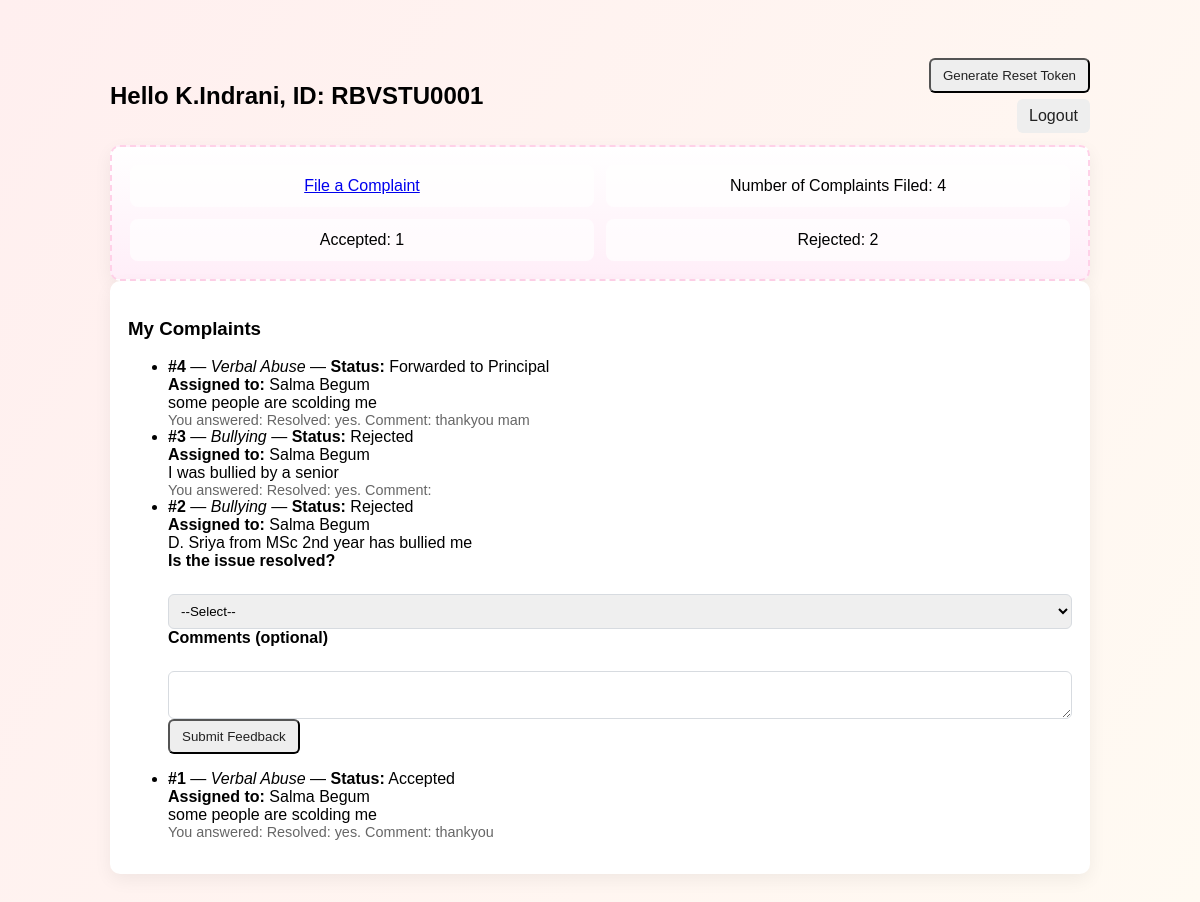
Page /student_dashboard (signed in) on the earlier database version.
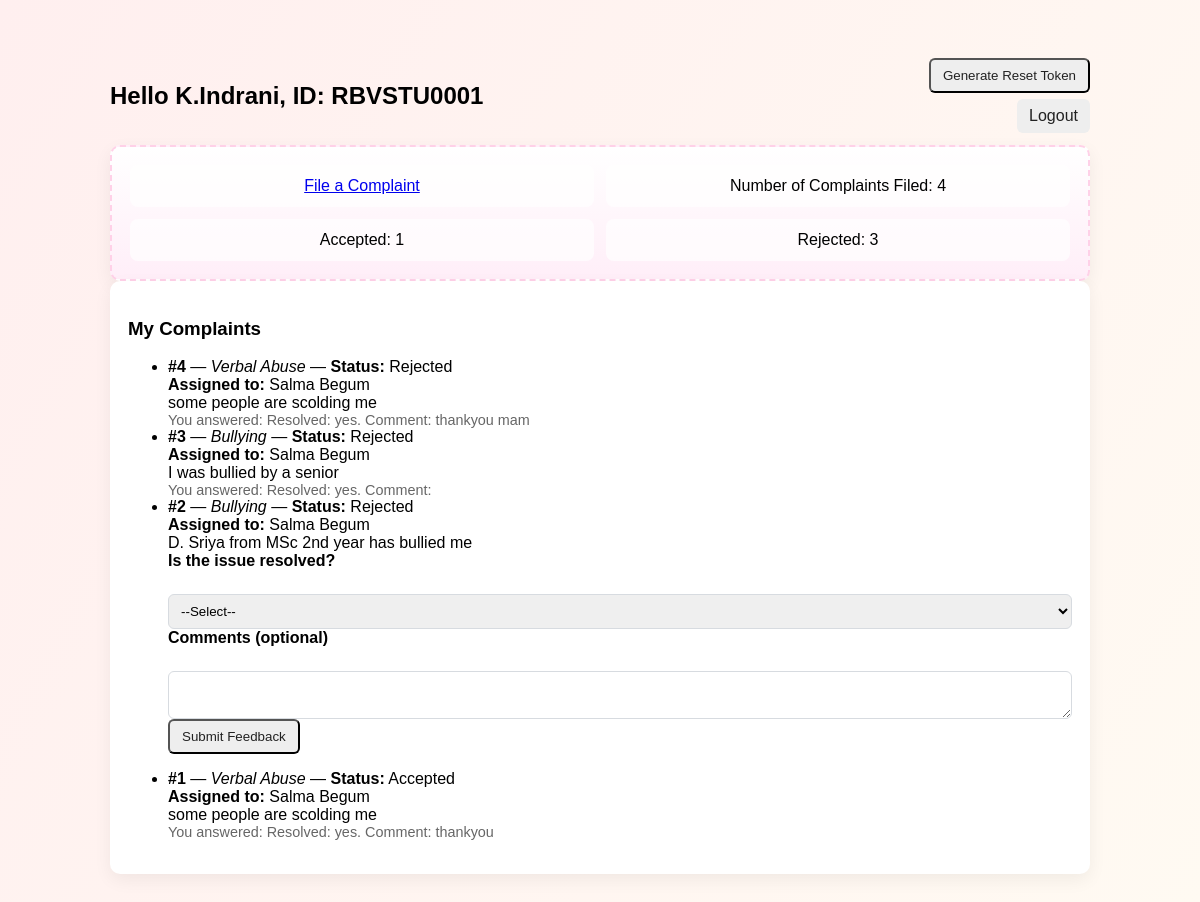
Same page on the later database version.
### tables this page shows
CREATE TABLE complaints (
    id INTEGER PRIMARY KEY AUTOINCREMENT,
    student_id INTEGER NOT NULL,
    teacher_id INTEGER NOT NULL,
    category TEXT,
    description TEXT,
    attachment TEXT,
    status TEXT DEFAULT 'Pending',
    reason TEXT,
    created_at DATETIME DEFAULT CURRENT_TIMESTAMP,
    FOREIGN KEY (student_id) REFERENCES students(id),
    FOREIGN KEY (teacher_id) REFERENCES teachers(id)
);

CREATE TABLE teachers (
    id INTEGER PRIMARY KEY AUTOINCREMENT,
    name TEXT NOT NULL,
    teacher_code TEXT NOT NULL UNIQUE,
    performance_accepted INTEGER DEFAULT 0,
    performance_rejected INTEGER DEFAULT 0,
    created_at DATETIME DEFAULT CURRENT_TIMESTAMP
);

### app.py (the view)
    def wrapper(*args, **kwargs):
        if not is_logged_in():
            flash('You must be logged in', 'danger')
            return redirect(url_for('index'))
        return f(*args, **kwargs)

### app.py (called while the page is built)
def get_db():
    conn = sqlite3.connect(DB_PATH)
    conn.row_factory = sqlite3.Row
    return conn

def is_logged_in():
    return 'user_id' in session

def require_login(f):
    def wrapper(*args, **kwargs):
        if not is_logged_in():
            flash('You must be logged in', 'danger')
            return redirect(url_for('index'))
        return f(*args, **kwargs)
    wrapper.__name__ = f.__name__
    return wrapper

### templates/student_dashboard.html (shortened to what this page needs)
﻿<!doctype html>
<html>
<head>
  <link rel="stylesheet" href="/static/css/common.css">
  <link rel="stylesheet" href="/static/css/student.css">
</head>
<body class="student-bg">
  <div class="container">
    <header>
      <div style="display:flex; align-items:center; gap:18px; width:100%; justify-content:space-between;">
        <div>
          <h2>Hello {{ student['name'] }}, ID: {{ student['unique_code'] }}</h2>
        </div>
        <div style="text-align:right">
          {% if reset_token %}
            <div style="font-family:monospace; background:#f7f7f7; padding:6px 10px; border-radius:6px; display:inline-block; margin-right:8px">Token: {{ reset_token }}</div>
            <div class="muted" style="display:block; font-size:0.85rem">Expires: {{ reset_expires }}</div>
          {% else %}
            <form method="post" action="/generate_token" style="display:inline">
              <button class="btn" type="submit">Generate Reset Token</button>
            </form>
          {% endif %}
          <div style="margin-top:6px"><a href="/logout" class="btn">Logout</a></div>
        </div>
      </div>
    </header>
    <main>
      <section class="bunny-panel card">
        <div class="panel-grid">
          <div class="panel-item"><a href="/complaint/new">File a Complaint</a></div>
          <div class="panel-item" id="total-count">Number of Complaints Filed: {{ total }}</div>
          <div class="panel-item" id="accepted-count">Accepted: {{ accepted }}</div>
          <div class="panel-item" id="rejected-count">Rejected: {{ rejected }}</div>
        </div>
      </section>
      <section class="card">
        <h3>My Complaints</h3>
        {% if complaints %}
          <ul class="complaint-list">
          {% for c in complaints %}
            <li class="complaint-item">
              <strong>#{{ c['id'] }}</strong> — <em>{{ c['category'] }}</em> — <strong>Status:</strong> {{ c['status'] }}<br>
              <strong>Assigned to:</strong> {{ c['teacher_name'] or 'Unassigned' }}<br>
              <div>{{ c['description'] }}</div>
              {% set fb = feedback_map.get(c['id']) %}
              {% if fb %}
                <div class="muted">You answered: {{ fb['student_feedback'] }}</div>
              {% else %}
                {% if c['status'] != 'Pending' %}
                  <form method="post" action="/complaint/feedback" class="small-form">
                    <label>Is the issue resolved?</label><br>
                    <select name="resolved" required>
                      <option value="">--Select--</option>
                    </select><br>
                    <label>Comments (optional)</label><br>
                    <textarea name="comment" rows="2" style="width:100%"></textarea><br>
                    <button type="submit" class="btn">Submit Feedback</button>
                  </form>
                {% else %}
                  <div class="muted">Please wait for the teacher/principal to review your complaint.</div>
                {% endif %}
              {% endif %}
            </li>
          {% endfor %}
          </ul>
        {% else %}
          <div>No complaints filed yet.</div>
        {% endif %}
      </section>
    </main>
  </div>
</body>
</html>

Differences in the rows shown:
changed complaints id 4: status "Forwarded to Principal" → "Rejected"
Other differences:
text written by a page script: "Rejected: 2" → "Rejected: 3"
